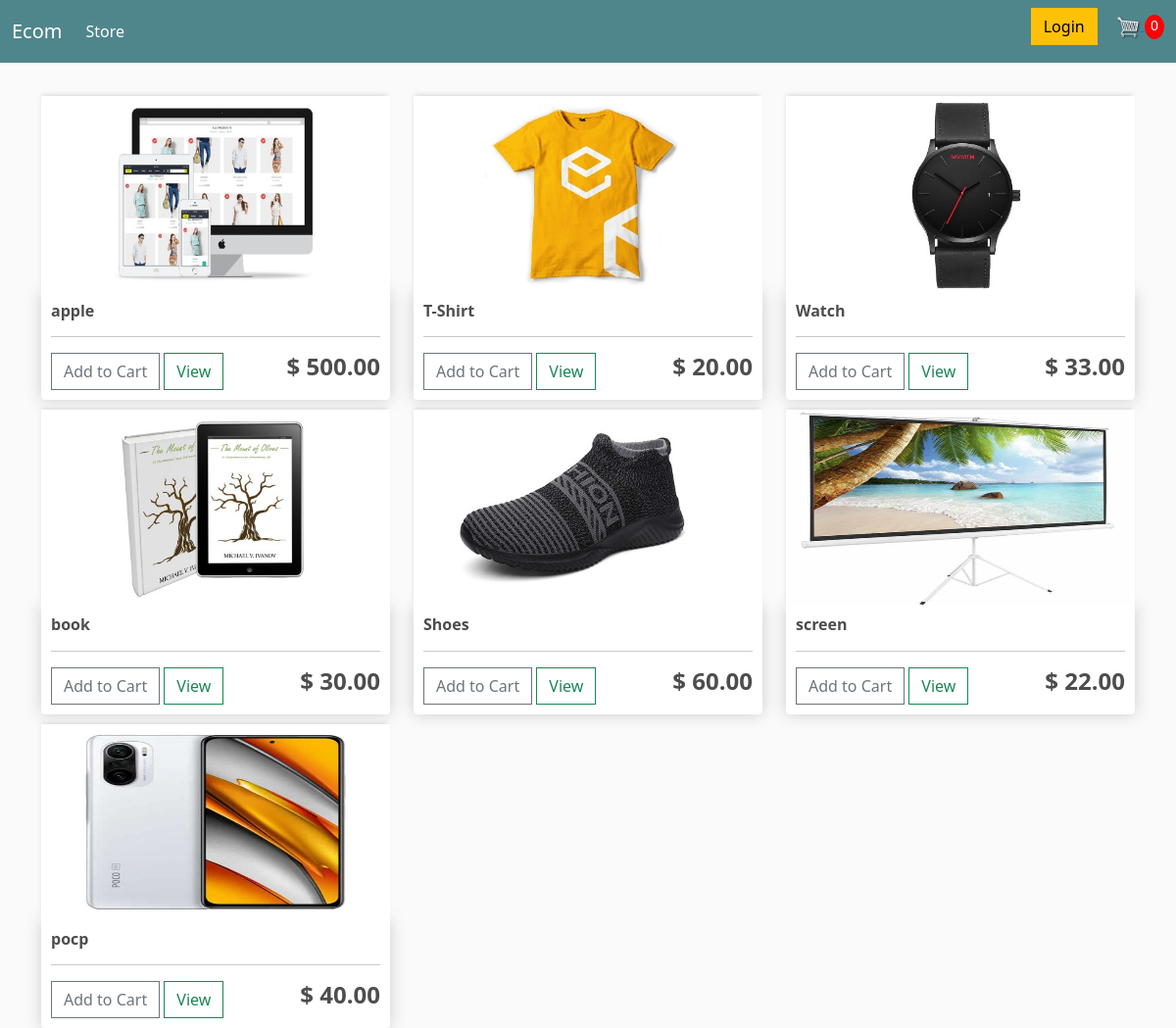
The page / on the database its author committed.
### store/models.py (models this page shows, shortened)
class Product(models.Model):
    name = models.CharField(max_length=200)
    price = models.FloatField()
    digital = models.BooleanField(default=False ,null=True , blank=True)
    image =models.ImageField(null=True ,blank=True)
    @property
    def imageURL(self):
        try:
            url = self.image.url
        except:
            url =''
        return url

### store/views.py (the view)
# urls.py: path('',include('store.urls'))
def store(request):
	products =Product.objects.all()
	context = {'products':products}
	return render(request, 'store/store.html', context)

### store/templates/store/Store.html
{%  extends 'store/main.html'  %}
{% load static %}
{% block content %}
<div class="row">
    {% for product in products %}
    <div class="col-lg-4">
        <img class="thumbnail" src="{{product.imageURL}}">
        <div class="box-element product">
            <h6><strong> {{product.name}} </strong></h6>
            <hr>
            <button  class="btn btn-outline-secondary add-btn">Add to Cart</button>
            <a class="btn btn-outline-success" href="#">View</a>
            <h4 style="display: inline-block; float: right"><strong>
                $ {{product.price|floatformat:2}}  </strong></h4>
        </div>
    </div>
    {% endfor %}
</div>
{% endblock content %}

### store/templates/store/Main.html (shortened to what this page needs)
<!DOCTYPE html>
{% load static %}
<html lang="en">
<head>
    <link rel="stylesheet" type="text/css" href="{% static 'css/bootstrap.min.css' %}">
    <link rel="stylesheet" type="text/css" href="{% static 'css/main.css' %}">
</head>
<body>
    <nav class="navbar navbar-expand-lg navbar-dark bg-dark">
        <div class="container-fluid">
          <a class="navbar-brand" href="{% url 'store' %}">Ecom</a>
          <div class="collapse navbar-collapse" id="navbarSupportedContent">
            <ul class="navbar-nav me-auto mb-2 mb-lg-0">
              <li class="nav-item">
                <a class="nav-link active" aria-current="page" href="{% url 'store' %}">Store</a>
              </li>
            </ul>
            <div class="form-inline my-2 my-lg-0">
                <a href="#"class="btn btn-warning">Login</a>
                <a href="{% url 'cart' %}">
                   <img  id="cart-icon" src="{% static 'images/cart.png' %}">
               </a>
               <p id="cart-total">0</p>
           </div>
          </div>
        </div>
      </nav>
    <div class="container">
            <br>
            {% block content %}
            {% endblock content %}
         </div>
</body>
</html>

### static/css/main.css (style rules this page uses)
body { background-color: hsl(0, 0%, 98%); }
h1,h2,h3,h4,h5,h6 { color:hsl(0, 0%, 30%); }
.box-element { box-shadow:hsl(0, 0%, 80%) 0 0 16px; background-color: #fff; border-radius: 4px; padding: 10px; }
.thumbnail { width: 100%; height: 200px; -webkit-box-shadow: -1px -3px 5px -2px rgba(214,214,214,1); -moz-box-shadow: -1px -3px 5px -2px rgba(214,214,214,1); box-shadow: -1px -3px 5px -2px rgba(214,214,214,1); }
.product { border-radius: 0 0 4px 4px; }
.bg-dark { background-color: #4f868c!important; }
#cart-icon { width:25px; display: inline-block; margin-left: 15px; }
#cart-total { display:inline-block; text-align: center; color:#fff; background-color: red; width: 20px; height: 25px; border-radius: 50%; font-size: 14px; }
.col-lg-4, .col-lg-6, .col-lg-8, .col-lg-12 { margin-top: 10px; }
.btn { border-radius: 0; }

### rows shown on the page
Product: imageURL (picture), name "apple", price "500.00"
Product: imageURL (picture), name "T-Shirt", price "20.00"
Product: imageURL (picture), name "Watch", price "33.00"
Product: imageURL (picture), name "book", price "30.00"
Product: imageURL (picture), name "Shoes", price "60.00"
Product: imageURL (picture), name "screen", price "22.00"
Product: imageURL (picture), name "pocp", price "40.00"
